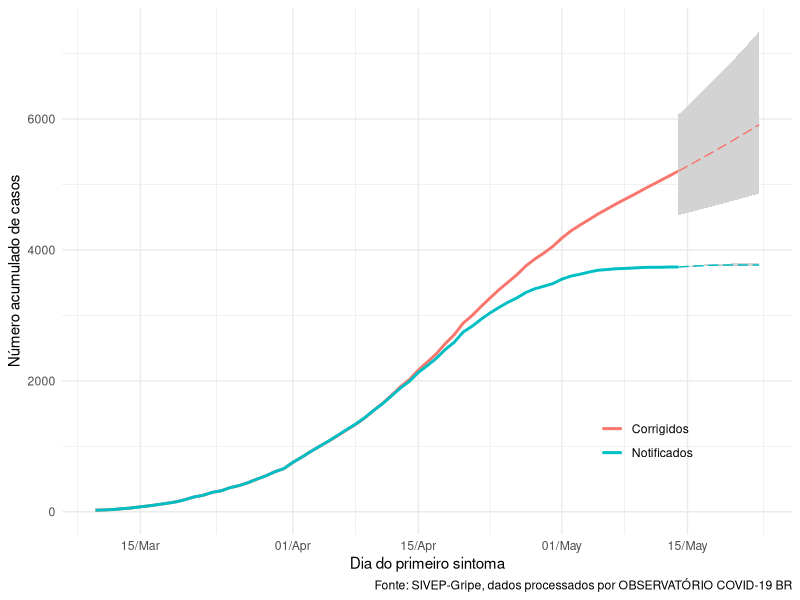

Generate this figure with R:
###########################################################################
# Script leitura e comparação de dados notificados e corrgidos
# por Sara Mortara, para rladiesrio
###########################################################################

# codido adaptado do observatorio COVID BR, disponivel em:
## https://github.com/covid19br/covid19br.github.io/blob/master/_src/fct/plot.nowcast.acumulado.R

#1. bibliotecas
library(dplyr)
library(ggplot2)

nowcasting <- read.csv("dados/nowcasting_acumulado_covid_2020_05_18.csv")

plot <- nowcasting %>%
  mutate(data = as.Date(data)) %>%
  ggplot(aes(x = data)) +
  # linha
  geom_line(aes(y = now.mean.c, color = "Corrigidos"), size = 1) +
  # ic
  geom_ribbon(aes(ymin = now.low.c.proj, ymax = now.upp.c.proj), fill = "lightgrey") +
  # linha projecao
  geom_line(aes(y = now.mean.c.proj, color = "Corrigidos"), lty = "longdash") +
    # linha
  geom_line(aes(y = not.mean.c, color = "Notificados"), size = 1) +
  # ic
  geom_ribbon(aes(ymin = not.low.c.proj, ymax = not.upp.c.proj), fill = "lightgrey") +
  # linha projecao
  geom_line(aes(y = not.mean.c.proj, color = "Notificados"), lty = "longdash") +
  scale_x_date(date_labels = "%d/%b") +
  scale_color_discrete(name = "") +
  labs(x = "Dia do primeiro sintoma",
       y = "Número acumulado de casos",
       caption = "Fonte: SIVEP-Gripe, dados processados por OBSERVATÓRIO COVID-19 BR") +
  theme_minimal() +
  theme(legend.position = c(0.8, 0.2))

plot
